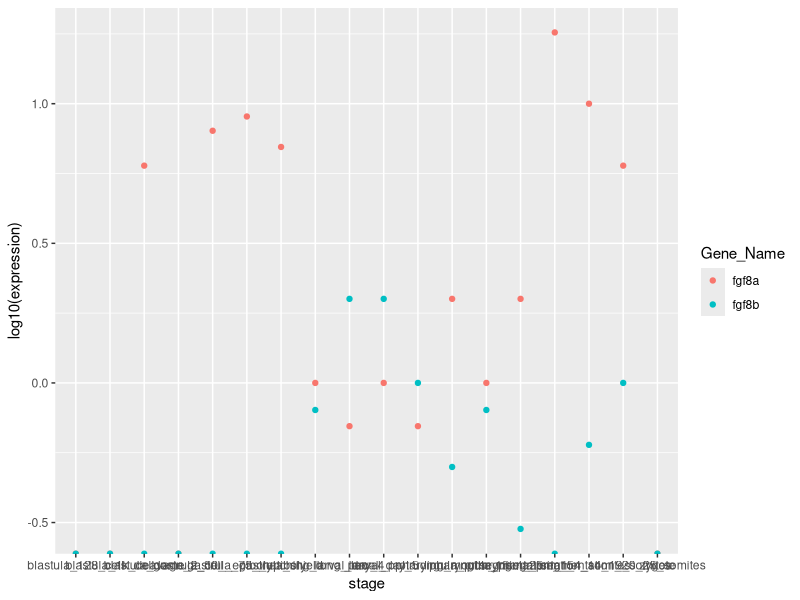
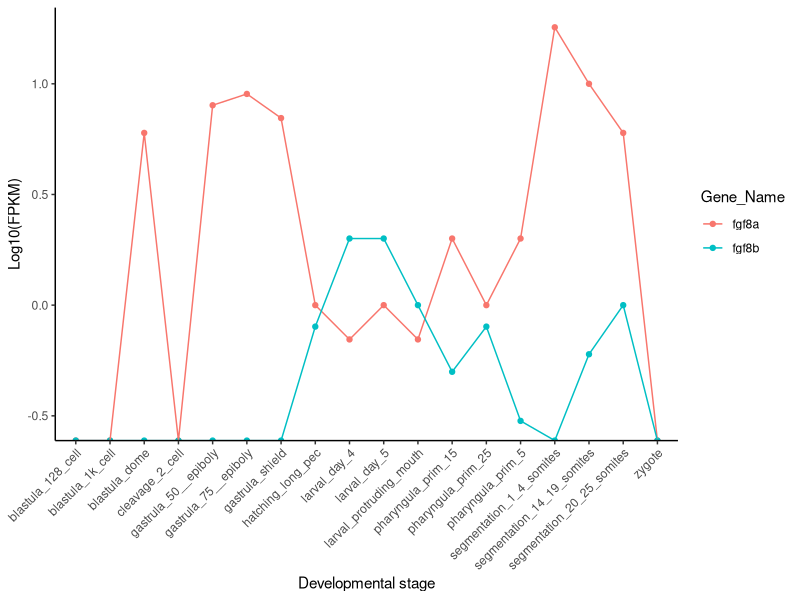
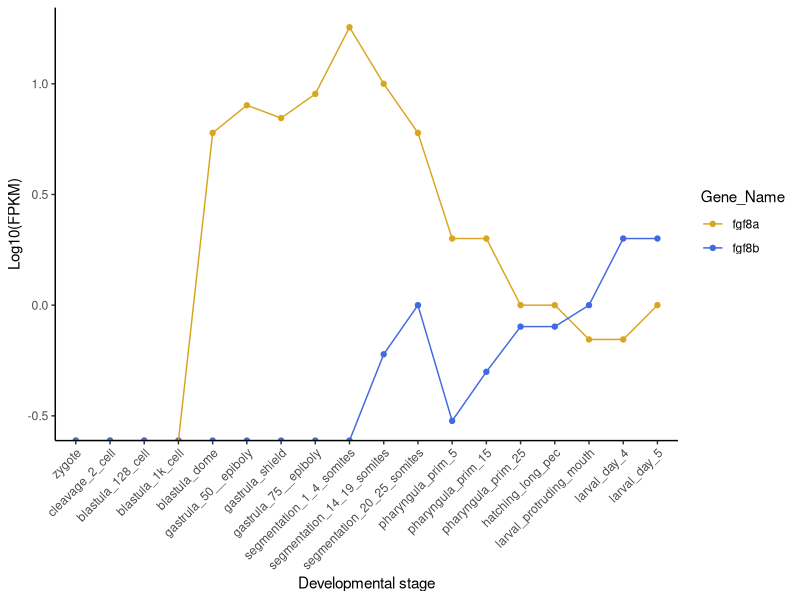

Generate these figures, in order, with R:
## ---- chunk 1
knitr::opts_chunk$set(echo = TRUE)
## ---- chunk 2
library(dplyr)
library(tidyr)
library(ggplot2)

count_table <- read.table("Danio_rerio_time_course_White2017.csv", 
                          sep = ",", header = TRUE, stringsAsFactors = FALSE)
## ---- chunk 3
count_table[1:5, 1:5]
## ---- chunk 4
count_table <- count_table %>% 
  select(-Gene_ID) %>% 
  replace(is.na(.), 0)
## ---- chunk 5
count_table[1:5, 1:5]
## ---- chunk 6
# Option 1: using tidyr::pivot_longer()
count_table_long <- count_table %>% 
  pivot_longer(cols = -Gene_Name,
               names_to = "stage", 
               values_to = "expression")
# Option 2: using reshape2::melt()
count_table_long <- count_table %>% 
  tibble::column_to_rownames("Gene_Name") %>% 
  as.matrix %>% 
  reshape2::melt()
# Option 3: using tidyr::gather() (deprecated but still used by some people)
count_table_long <- count_table %>% 
  gather(key = "stage", 
         value = "expression", 
         -Gene_Name)
## ---- chunk 7
head(count_table_long)
## ---- chunk 8
p <- count_table_long %>% 
  filter(Gene_Name %in% c("fgf8a", "fgf8b")) %>% 
  ggplot() +
  geom_point(aes(x = stage, y = log10(expression), col = Gene_Name))
p
## ---- chunk 9
p +
  geom_line(aes(x = stage, y = log10(expression), col = Gene_Name, group = Gene_Name)) +
  xlab("Developmental stage") +
  ylab("Log10(FPKM)") +
  theme_classic() +
  theme(axis.text.x = element_text(angle = 45, hjust = 1))
## ---- chunk 10
count_table_long <- count_table_long %>% 
  mutate(stage = factor(stage, levels = colnames(count_table)[-1]))
## ---- chunk 11
count_table_long %>% 
  filter(Gene_Name %in% c("fgf8a", "fgf8b")) %>%
  mutate(expression = log10(expression)) %>% 
  ggplot() +
  geom_point(aes(x = stage, y = expression, col = Gene_Name)) +
  geom_line(aes(x = stage, y = expression, col = Gene_Name, group = Gene_Name)) +
  xlab("Developmental stage") +
  ylab("Log10(FPKM)") +
  theme_classic() +
  theme(axis.text.x = element_text(angle = 45, hjust = 1)) +
  scale_color_manual(values = c("goldenrod", "royalblue")) 
# Changing the colors, the other ones are horrible
